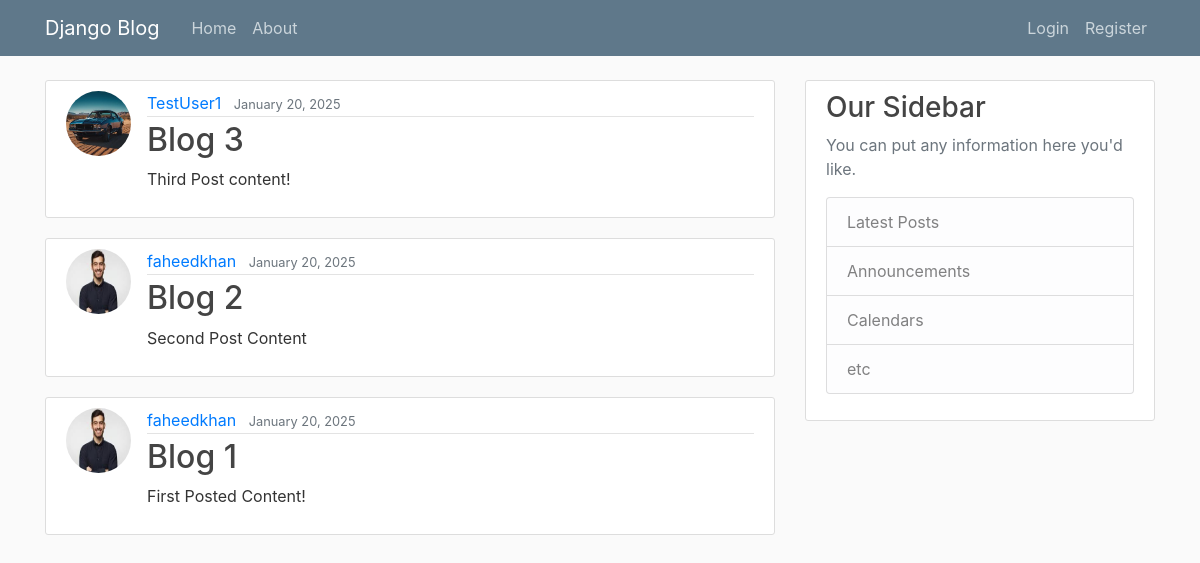
/, run on an earlier commit of the app's database.
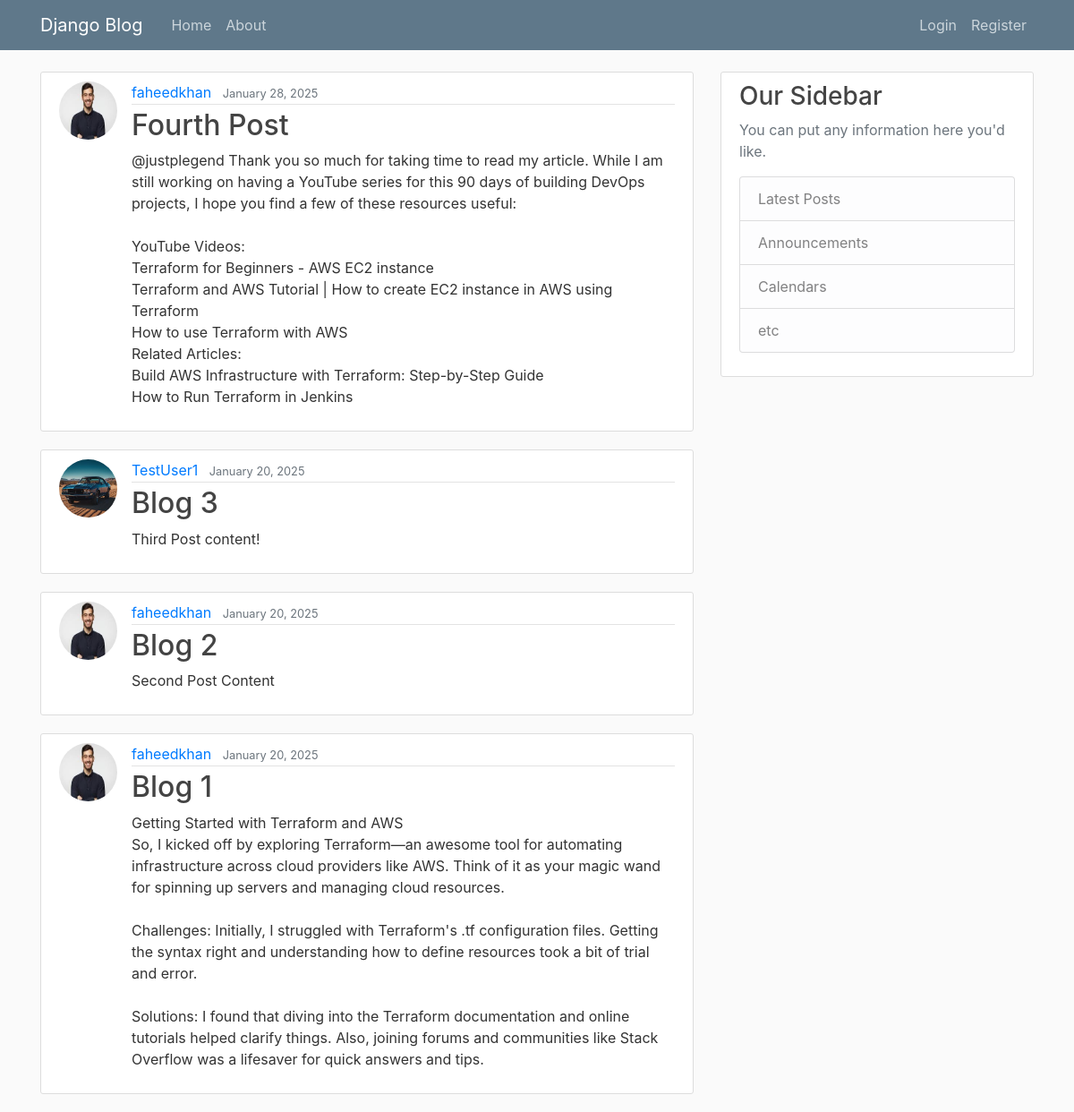
And on a later commit of the database.
### blog/models.py (models this page shows, shortened)
class Post(models.Model):
    title=models.CharField(max_length=100)
    content=models.TextField()
    date_posted=models.DateTimeField(default=timezone.now)
    author=models.ForeignKey(User,on_delete=models.CASCADE)

### users/models.py (models this page shows, shortened)
class Profile(models.Model):
    user=models.OneToOneField(User,on_delete=models.CASCADE)
    image=models.ImageField(default='default.jpg',upload_to='profile_pics')

### blog/views.py (the view)
# urls.py: path('', PostListView.as_view(),name='blog-home'),
class PostListView(ListView):     #class based view
    model=Post
    template_name='blog/home.html'     # <app>/<model>_<viewtype>.html      example: blog/post_list.html
    context_object_name='posts'
    ordering=['-date_posted']
    paginate_by=5

### blog/templates/blog/home.html
{% extends 'blog/base.html' %}
{%block content%}
   {% for post in posts %}
      <article class="media content-section">
         <img class="rounded-circle article-img" src="{{post.author.profile.image.url}}" alt="profile_picture">
          <div class="media-body">
             <div class="article-metadata">
                <a class="mr-2" href="#">{{ post.author }}</a>
                <small class="text-muted">{{ post.date_posted|date:"F d, Y" }}</small>
             </div>
             <h2><a class="article-title" href="{%url 'post-detail' post.id%}">{{ post.title }}</a></h2>
             <p class="article-content">{{ post.content }}</p>
          </div>
      </article>
    {% endfor %}
 {%endblock%}

What changed in the data, as far as the page shows it:
added Post: author.profile.image (picture), author "faheedkhan", date_posted "January 28, 2025", title "Fourth Post", content "@justplegend Thank you so much for taking time to read my article. While I am still working on having a YouTube series for this 90 days of building DevOps projects, I hope you find a few of these resources useful: YouTube Videos: Terraform for Beginners - AWS EC2 instance Terraform and AWS Tutorial | How to create EC2 instance in AWS using Terraform How to use Terraform with AWS Related Articles: Build AWS Infrastructure with Terraform: Step-by-Step Guide How to Run Terraform in Jenkins"
changed Post "Blog 1": content "First Posted Content!" → "Getting Started with Terraform and AWS So, I kicked off by exploring Terraform—an awesome tool for automating infrastructure across cloud providers like AWS. Think of it as your magic wand for spinning up servers and managing cloud resources. Challenges: Initially, I struggled with Terraform's .tf configuration files. Getting the syntax right and understanding how to define resources took a bit of trial and error. Solutions: I found that diving into the Terraform documentation and online tutorials helped clarify things. Also, joining forums and communities like Stack Overflow was a lifesaver for quick answers and tips."
